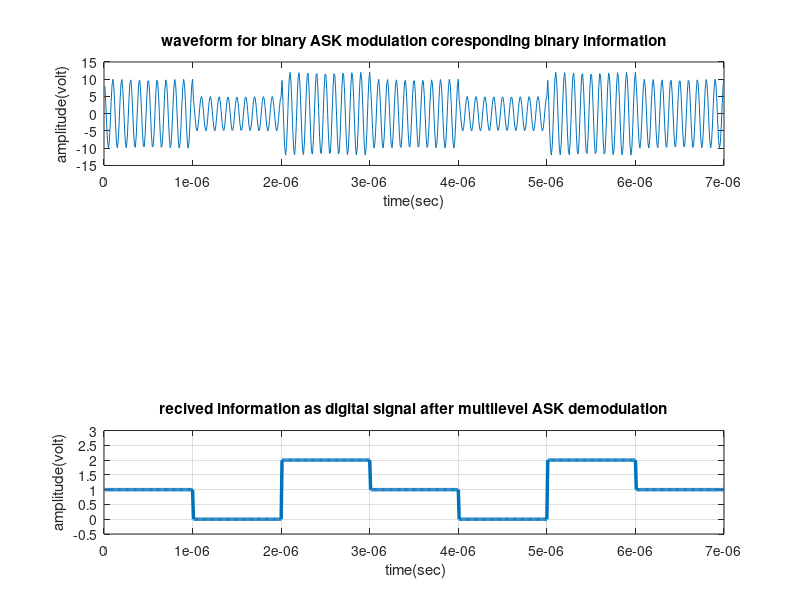

This chart was generated by the following MATLAB code:
%%%%%%%%%%%%%%%%%%%%%%%%%%%%%%%%%%%%%%%%%%%%%%%%%%%%%%%%%%%%%%%%%%%%%%%%%%%
%                        CO250-MINI PROJECT

%Performance analysis of state-of-the-art Digital-to-Analog Conversion
%techniques using Binary Amplitude Shift Keying (BASK) and Multi Amplitude
%Shift Keying 

%MEMBERS:
%1. PALAK SINGHAL  16CO129
%2. GOVIND JEEVAN  16CO221
%3. PRASANTH SAGAR 16CO225

%%%%%%%%%%%%%%%%%%%%%%%%%%%%%%%%%%%%%%%%%%%%%%%%%%%%%%%%%%%%%%%%%%%%%%%%%%%
 
%                        Multilevel ASK Demodulation

clc;
clear all;
close all;


x=[ 1 0 2 1 0 2 1];                                    % Multilevel Information
bp=.000001;                                                    % bit period
disp(' Multiamplitude information at Trans mitter :');
%disp(x);

%XX representation of transmitting multilevel information as digital signal XXX
bit=[]; 
for n=1:1:length(x)
    if x(n)==1;
       se=ones(1,100);
    elseif x(n)==0;
        se=zeros(1,100);
    else
        se(1:1,1:100)=2;
    end
     bit=[bit se];

end
t1=bp/100:bp/100:100*length(x)*(bp/100);
%subplot(3,1,1);
%plot(t1,bit,'lineWidth',2.5);grid on;
%axis([ 0 bp*length(x) -.5 3.0]);
%ylabel('amplitude(volt)');
%xlabel(' time(sec)');
%title('transmitting information as digital signal');



%XXXXXXXXXXXXXXXXXXXXXXX Binary-ASK modulation XXXXXXXXXXXXXXXXXXXXXXXXXXX%
A1=10;                      % Amplitude of carrier signal for information 1
A2=5;                       % Amplitude of carrier signal for information 0
A3=12;                      % Amplitude of carrier signal for information 2
br=1/bp;                                                         % bit rate
f=br*10;                                                 % carrier frequency 
t2=bp/99:bp/99:bp;                 
ss=length(t2);
m=[];
for (i=1:1:length(x))
    if (x(i)==1)
        y=A1*cos(2*pi*f*t2);
    elseif (x(i)==0)
        y=A2*cos(2*pi*f*t2);
    else
        y=A3*cos(2*pi*f*t2);
    end
    m=[m y];
end
t3=bp/99:bp/99:bp*length(x);
subplot(3,1,1);
plot(t3,m);
xlabel('time(sec)');
ylabel('amplitude(volt)');
title('waveform for binary ASK modulation coresponding binary information');


%XXXXXXXXXXXXXXXXXXXX Binary ASK demodulation XXXXXXXXXXXXXXXXXXXXXXXXXXXXX
mn=[];
for n=ss:ss:length(m)
  t=bp/99:bp/99:bp;
  y=cos(2*pi*f*t);                                        % carrier siignal 
  mm=y.*m((n-(ss-1)):n);
  t4=bp/99:bp/99:bp;
  z=trapz(t4,mm)                                              % intregation 
  zz=round((3*z/bp))                                     
  if(zz>15)                                  % logic level = (A1+A2)/2=7.5
    a=2;
  elseif(zz>7)
    a=1;
  else
    a=0;
  end
  mn=[mn a];
end
disp(' Binary information at Reciver :');
disp(mn);


%XXXXX Representation of binary information as digital signal which achived 
%after ASK demodulation XXXXXXXXXXXXXXXXXXXXXXXXXXXXXXXXXXXXXXXXXXXXXXXXXXX
bit=[];
for n=1:length(mn);
    if mn(n)==1;
       se=ones(1,100);
    elseif mn(n)==0;
        se=zeros(1,100);
    else
        se(1:1,1:100)=2;
    end
     bit=[bit se];

end
t4=bp/100:bp/100:100*length(mn)*(bp/100);
subplot(3,1,3)
plot(t4,bit,'LineWidth',2.5);grid on;
axis([ 0 bp*length(mn) -.5 3.0]);
ylabel('amplitude(volt)');
xlabel(' time(sec)');
title('recived information as digital signal after multilevel ASK demodulation');

